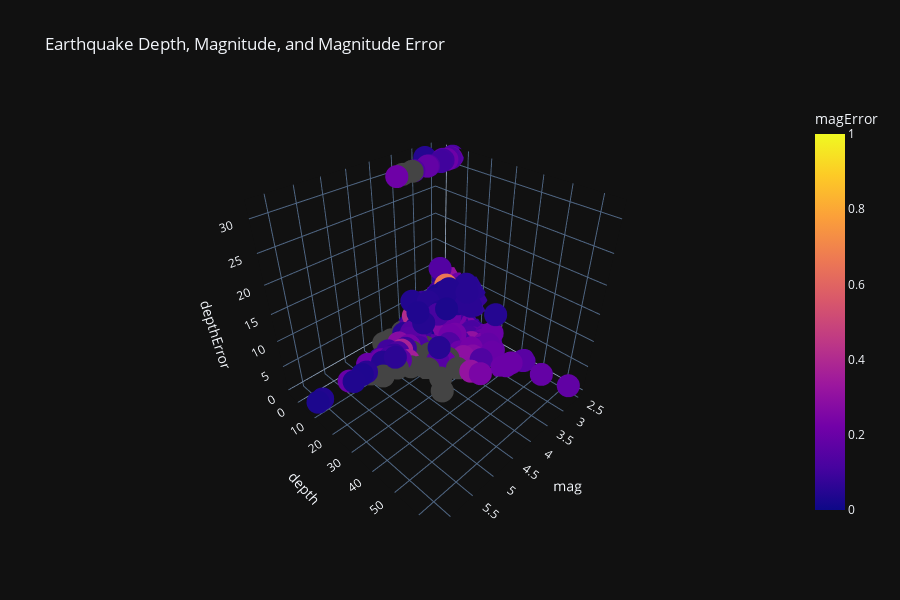

The notebook cell this image was saved under:
### Code cell
import pandas as pd
import os
import matplotlib.pyplot as plt
import plotly.express as px
URL = "https://earthquake.usgs.gov/fdsnws/event/1/query.csv?starttime=" + str(start_date.value) + "%2000:00:00&endtime=" + str(end_date.value) + "%2023:59:59&maxlatitude=50&minlatitude=24.6&maxlongitude=-65&minlongitude=-125&minmagnitude=2.5&orderby=time"
# df = pd.read_csv(URL)

fig = px.scatter_mapbox(df, lat="latitude", lon="longitude", color="mag",hover_name="place", hover_data=["nst", "mag"],
                        color_continuous_scale=px.colors.cyclical.IceFire, zoom=3, height=600,
                        title="Earthquakes Across the United States")
fig.update_layout(mapbox_style="open-street-map")
fig.update_layout(margin={"r":0,"t":0,"l":0,"b":0})
fig.show()


fig = px.scatter_3d(
    df,
    title='Earthquake Depth, Magnitude, and Magnitude Error',
    x="mag",
    y="depth",
    z="depthError",
    color="magError",
    template='plotly_dark',
    height=600,
)
fig.update_layout(showlegend=False)
fig.show()

### Figure 1 — Plotly figure (JSON) as saved in the notebook; plotly's stock layout.template omitted (floating-point values rounded to 4 significant figures; data arrays with more than 128 entries replaced by an {"elided": "..."} marker saying what was removed)
{"data": [{"hovertemplate": "mag=%{x}<br>depth=%{y}<br>depthError=%{z}<br>magError=%{marker.color}<extra></extra>", "legendgroup": "", "marker": {"color": {"elided": "1940 float values"}, "coloraxis": "coloraxis", "symbol": "circle"}, "mode": "markers", "name": "", "scene": "scene", "showlegend": false, "type": "scatter3d", "x": {"elided": "1940 float values"}, "y": {"elided": "1940 float values"}, "z": {"elided": "1940 float values"}}], "layout": {"coloraxis": {"colorbar": {"title": {"text": "magError"}}, "colorscale": [[0, "#0d0887"], [0.1111, "#46039f"], [0.2222, "#7201a8"], [0.3333, "#9c179e"], [0.4444, "#bd3786"], [0.5556, "#d8576b"], [0.6667, "#ed7953"], [0.7778, "#fb9f3a"], [0.8889, "#fdca26"], [1, "#f0f921"]]}, "height": 600, "legend": {"tracegroupgap": 0}, "scene": {"domain": {"x": [0, 1], "y": [0, 1]}, "xaxis": {"title": {"text": "mag"}}, "yaxis": {"title": {"text": "depth"}}, "zaxis": {"title": {"text": "depthError"}}}, "showlegend": false, "title": {"text": "Earthquake Depth, Magnitude, and Magnitude Error"}}}
